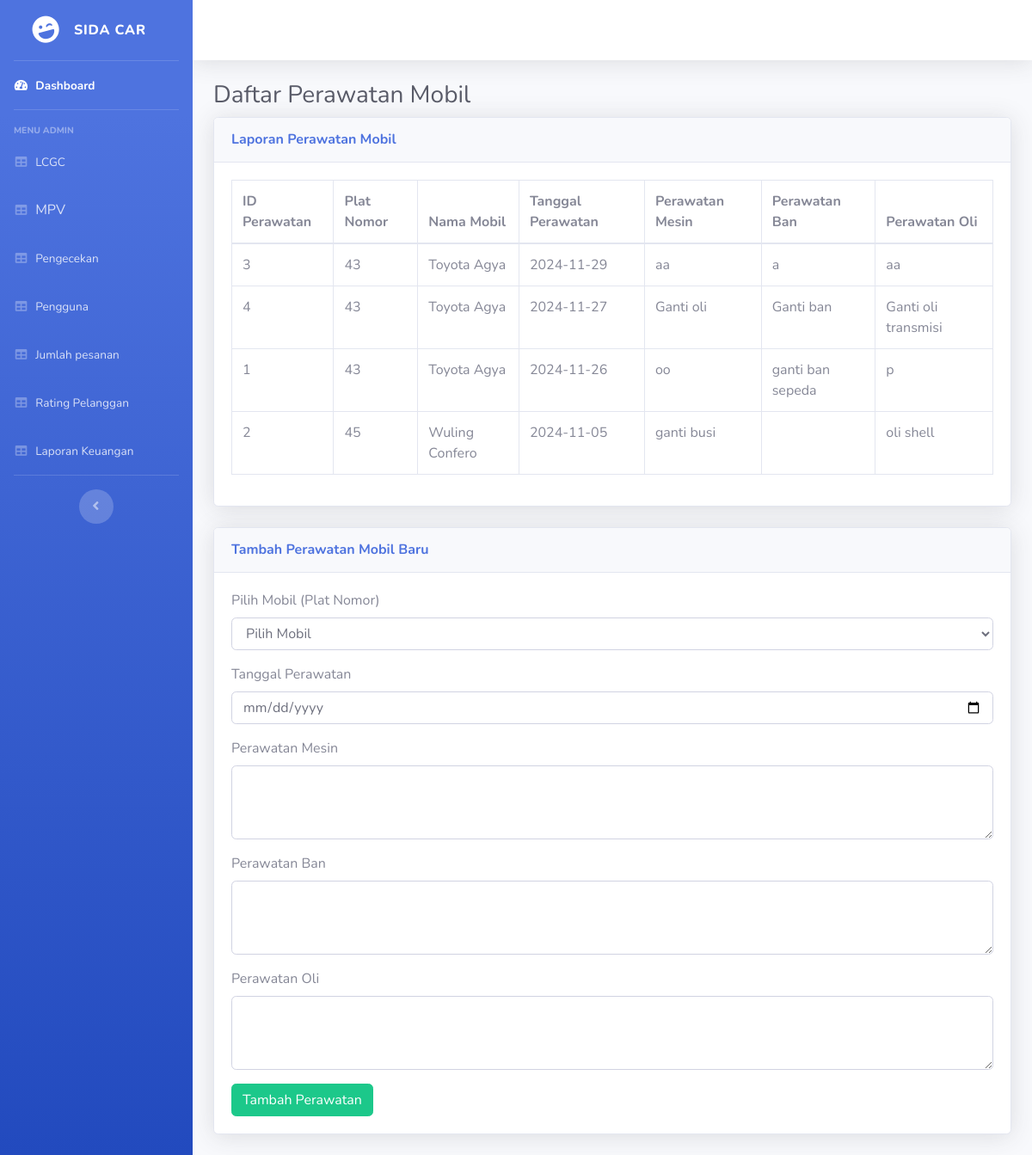
The app's page /Src/Index_Admin/pengecekan.php (signed in) with its own data.
### tables this page shows
CREATE TABLE `pengecekan` (
  `id_perawatan` int(11) NOT NULL,
  `plat_nomor` varchar(10) NOT NULL,
  `tanggal_perawatan` date NOT NULL,
  `perawatan_mesin` text DEFAULT NULL,
  `perawatan_ban` text DEFAULT NULL,
  `perawatan_oli` text DEFAULT NULL
);

CREATE TABLE `products` (
  `plat_nomor` varchar(10) NOT NULL,
  `type` tinyint(4) NOT NULL COMMENT '0 = "LCGC", 1 = "MPV"',
  `product_name` varchar(100) NOT NULL,
  `product_details` varchar(300) NOT NULL,
  `product_price` varchar(30) NOT NULL,
  `image` varchar(300) NOT NULL
);

### Src/Index_Admin/pengecekan.php (the view, shortened to what this page needs)
<?php
include 'header.php';
$fetch_maintenance = "
    SELECT
        pengecekan.id_perawatan,
        pengecekan.plat_nomor,
        products.product_name,
        pengecekan.tanggal_perawatan,
        pengecekan.perawatan_mesin,
        pengecekan.perawatan_ban,
        pengecekan.perawatan_oli
    FROM pengecekan
    JOIN products ON pengecekan.plat_nomor = products.plat_nomor
    ORDER BY pengecekan.tanggal_perawatan DESC
";
$maintenance = $conn->query($fetch_maintenance);
?>
<div class="container-fluid">
    <h1 class="h3 mb-2 text-gray-800" style='display: inline-block;'>Daftar Perawatan Mobil</h1>
    <div class="card shadow mb-4">
        <div class="card-header py-3">
            <h6 class="m-0 font-weight-bold text-primary">Laporan Perawatan Mobil</h6>
        </div>
        <div class="card-body">
            <div class="table-responsive">
                <table class="table table-bordered" id="dataTable" width="100%" cellspacing="0">
                    <thead>
                        <tr>
                            <th>ID Perawatan</th>
                            <th>Plat Nomor</th>
                            <th>Nama Mobil</th>
                            <th>Tanggal Perawatan</th>
                            <th>Perawatan Mesin</th>
                            <th>Perawatan Ban</th>
                            <th>Perawatan Oli</th>
                        </tr>
                    </thead>
                    <tbody>
                        <?php
                        if ($maintenance->num_rows > 0) {
                            while ($row = $maintenance->fetch_assoc()) {
                                ?>
                                <tr>
                                    <td><?php echo $row['id_perawatan']; ?></td>
                                    <td><?php echo $row['plat_nomor']; ?></td>
                                    <td><?php echo $row['product_name']; ?></td>
                                    <td><?php echo $row['tanggal_perawatan']; ?></td>
                                    <td><?php echo $row['perawatan_mesin']; ?></td>
                                    <td><?php echo $row['perawatan_ban']; ?></td>
                                    <td><?php echo $row['perawatan_oli']; ?></td>
                                </tr>
                                <?php
                            }
                        } else {
                            echo "<tr><td colspan='7'>Tidak ada data perawatan ditemukan.</td></tr>";
                        }
                        ?>
                    </tbody>
                </table>
            </div>
        </div>
    </div>
    <div class="card shadow mb-4">
        <div class="card-header py-3">
            <h6 class="m-0 font-weight-bold text-primary">Tambah Perawatan Mobil Baru</h6>
        </div>
        <div class="card-body">
            <form method="POST" action="pengecekan.php">
                <div class="form-group">
                    <label for="plat_nomor">Pilih Mobil (Plat Nomor)</label>
                    <select class="form-control" name="plat_nomor" required>
                        <option value="">Pilih Mobil</option>
                    </select>
                </div>
                <div class="form-group">
                    <label for="tanggal_perawatan">Tanggal Perawatan</label>
                    <input type="date" class="form-control" name="tanggal_perawatan" required>
                </div>
                <div class="form-group">
                    <label for="perawatan_mesin">Perawatan Mesin</label>
                    <textarea class="form-control" name="perawatan_mesin" rows="3"></textarea>
                </div>
                <div class="form-group">
                    <label for="perawatan_ban">Perawatan Ban</label>
                    <textarea class="form-control" name="perawatan_ban" rows="3"></textarea>
                </div>
                <div class="form-group">
                    <label for="perawatan_oli">Perawatan Oli</label>
                    <textarea class="form-control" name="perawatan_oli" rows="3"></textarea>
                </div>
                <button type="submit" name="add_maintenance" class="btn btn-success">Tambah Perawatan</button>
            </form>
        </div>
    </div>
</div>

### records on screen
pengecekan: id_perawatan "3", plat_nomor "43", products.product_name "Toyota Agya", tanggal_perawatan "2024-11-29", perawatan_mesin "aa", perawatan_ban "a", perawatan_oli "aa"
pengecekan: id_perawatan "4", plat_nomor "43", products.product_name "Toyota Agya", tanggal_perawatan "2024-11-27", perawatan_mesin "Ganti oli", perawatan_ban "Ganti ban", perawatan_oli "Ganti oli transmisi"
pengecekan: id_perawatan "1", plat_nomor "43", products.product_name "Toyota Agya", tanggal_perawatan "2024-11-26", perawatan_mesin "oo", perawatan_ban "ganti ban sepeda", perawatan_oli "p"
pengecekan: id_perawatan "2", plat_nomor "45", products.product_name "Wuling Confero", tanggal_perawatan "2024-11-05", perawatan_mesin "ganti busi", perawatan_oli "oli shell"
